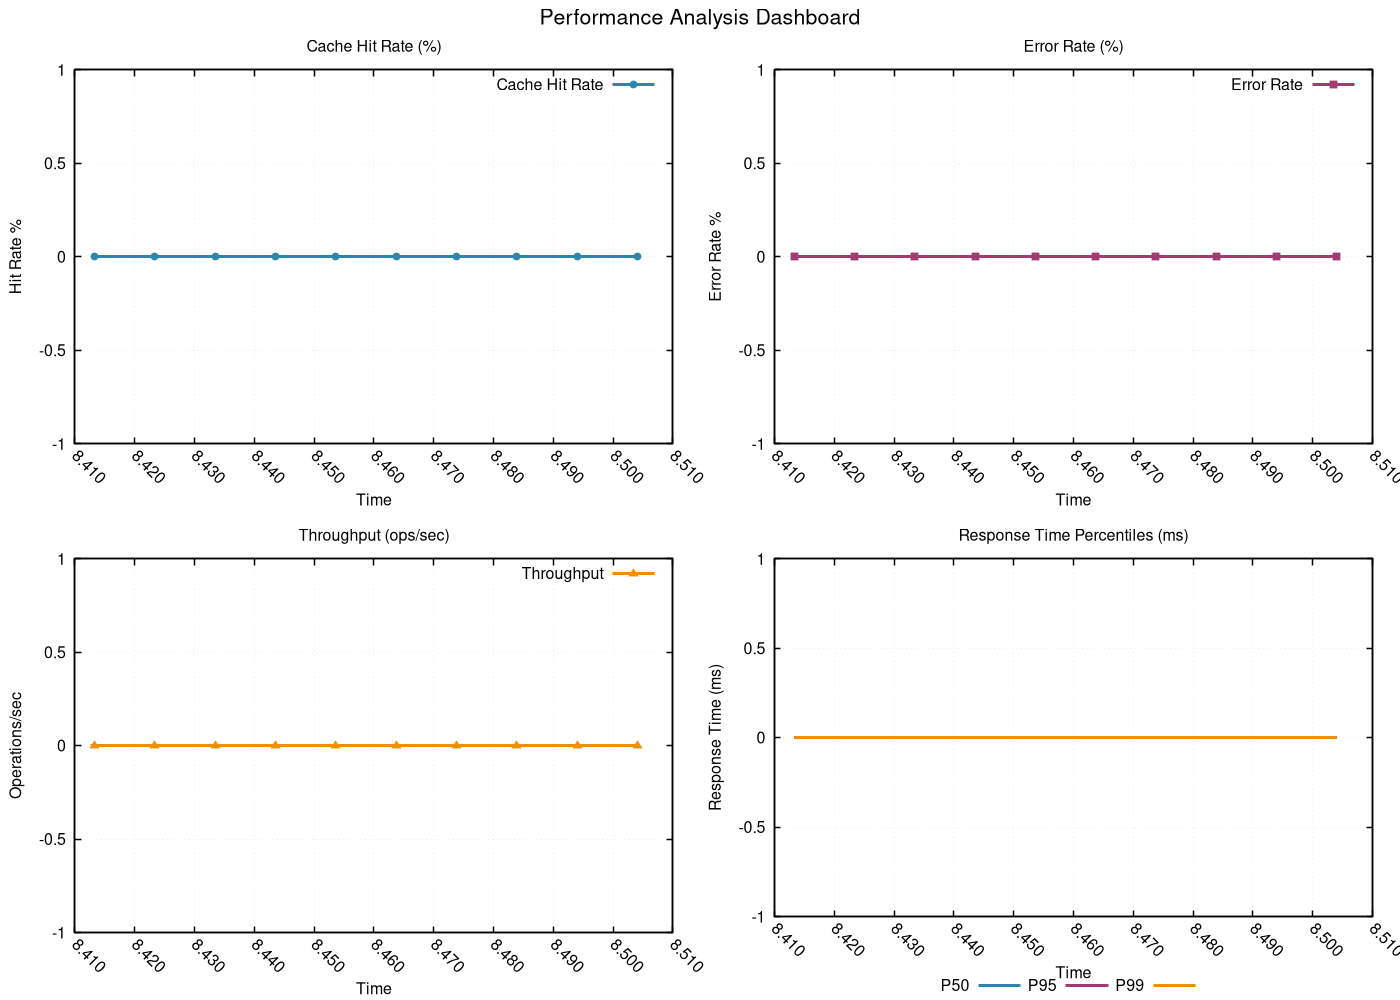

Source code (gnuplot):
# GNUplot script for performance metrics
set terminal pngcairo enhanced font 'Helvetica,12' size 1400,1000
set output 'png/linear_search_20260131_225122_algorithm.png'

set multiplot layout 2,2 title 'Performance Analysis Dashboard' font 'Helvetica,16'
set style line 1 lc rgb '#2E86AB' lt 1 lw 3 pt 7 ps 0.8
set style line 2 lc rgb '#A23B72' lt 1 lw 3 pt 5 ps 0.8
set style line 3 lc rgb '#F18F01' lt 1 lw 3 pt 9 ps 0.8
set style line 4 lc rgb '#F19C79' lt 1 lw 3 pt 11 ps 0.8
set style line 5 lc rgb '#0ABB9F' lt 1 lw 3 pt 13 ps 0.8

set format x "%.3f"
set xtics rotate by -45
set autoscale x

set title 'Cache Hit Rate (%)'
set xlabel 'Time'
set ylabel 'Hit Rate %'
set grid linestyle 1 lc rgb '#D3D3D3' lt 0 lw 1
set border linewidth 1.5
plot 'png/linear_search_20260131_225122_algorithm.dat' using 1:11 with linespoints ls 1 title 'Cache Hit Rate'
set title 'Error Rate (%)'
set xlabel 'Time'
set ylabel 'Error Rate %'
set grid linestyle 1 lc rgb '#D3D3D3' lt 0 lw 1
set border linewidth 1.5
plot 'png/linear_search_20260131_225122_algorithm.dat' using 1:12 with linespoints ls 2 title 'Error Rate'
set title 'Throughput (ops/sec)'
set xlabel 'Time'
set ylabel 'Operations/sec'
set grid linestyle 1 lc rgb '#D3D3D3' lt 0 lw 1
set border linewidth 1.5
plot 'png/linear_search_20260131_225122_algorithm.dat' using 1:13 with linespoints ls 3 title 'Throughput'
set title 'Response Time Percentiles (ms)'
set xlabel 'Time'
set ylabel 'Response Time (ms)'
set grid linestyle 1 lc rgb '#D3D3D3' lt 0 lw 1
set border linewidth 1.5
set key outside center bottom horizontal
plot 'png/linear_search_20260131_225122_algorithm.dat' using 1:14 with lines ls 1 title 'P50', \
     'png/linear_search_20260131_225122_algorithm.dat' using 1:15 with lines ls 2 title 'P95', \
     'png/linear_search_20260131_225122_algorithm.dat' using 1:16 with lines ls 3 title 'P99'
unset multiplot
